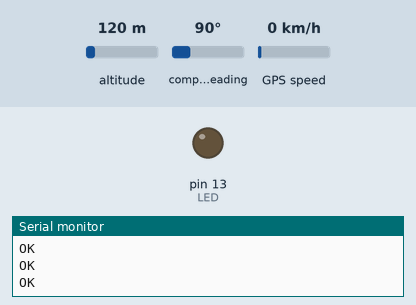
Simulated run of this sketch. Board: Arduino Uno, built with avr-gcc and run on an emulated ATmega328P. On the bench: output pins drawn as LEDs (lit = HIGH), the last lines printed to the serial monitor. The test bench sets the inputs (shaded band); at power-on: altitude 120 m, compass heading 90°, GPS speed 0 km/h. The GPS gets a fix after 3 s at 37.7749, -122.4194 with 8 satellites; the modem accepts every AT command (registered, SIM ready, sends succeed) and sends nothing else.

Above: at 18.1 s.
At 36.38 s:
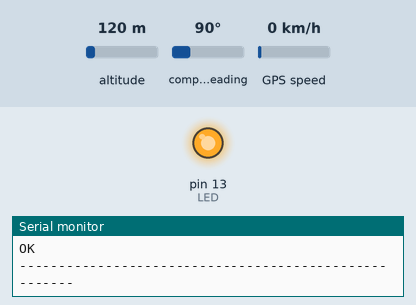
Timing chart, 0 to 43.4 s (numbered marks = the images above):
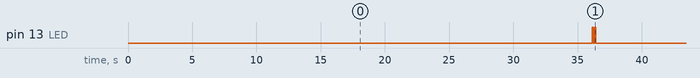

The sketch:

Test_Gps_with_Gprs.ino
```cpp
#include <stdlib.h>
#include <TinyGPS++.h>
#include <SoftwareSerial.h>

int LED = 13;
int GPS_TXPin = 3;
int GPS_RXPin = 4;
int GPRS_TXPin = 10;
int GPRS_RXPin = 11;

TinyGPSPlus gps;

SoftwareSerial Serial_GPS(GPS_TXPin, GPS_RXPin);
SoftwareSerial Serial_GPRS(GPRS_TXPin, GPRS_RXPin);

void setup() {
  pinMode(LED, OUTPUT);

  Serial.begin(9600);
  while (!Serial);

  Serial_GPS.begin(9600);
  Serial_GPRS.begin(4800);

  Serial.println("Modulo GPS GY-NEO6MV2");
  Serial.print("Biblioteca TinyGPS++ v. ");
  Serial.println(TinyGPSPlus::libraryVersion());
  Serial.println("Latitude e Longitude, Data, Hora");
  Serial.println("------------------------------------------");
}

void loop() {
  Serial_GPS.listen();
  while (Serial_GPS.available() > 0) {
    if (gps.encode(Serial_GPS.read())) {
      displayInfo();
    }
  }

  if (millis() > 5000 && gps.charsProcessed() < 10) {
    Serial.println("Erro com o componente GPS.");
    while (true);
  }
}

void displayInfo() {
  Serial.print("Date/Time: ");
  if (gps.date.isValid()) {
    Serial.print(gps.date.day());
    Serial.print("/");
    Serial.print(gps.date.month());
    Serial.print("/");
    Serial.print(gps.date.year());
  } else {
    Serial.print("ERRO");
  }

  Serial.print(" ");
  if (gps.time.isValid()) {
    if (gps.time.hour() < 10) Serial.print("0");
    Serial.print(gps.time.hour());
    Serial.print(":");
    if (gps.time.minute() < 10) Serial.print("0");
    Serial.print(gps.time.minute());
    Serial.print(":");
    if (gps.time.second() < 10) Serial.print("0");
    Serial.print(gps.time.second());
    Serial.print(".");
    if (gps.time.centisecond() < 10) Serial.print("0");
    Serial.print(gps.time.centisecond());
  } else {
    Serial.print("ERRO");
  }

  Serial.print("  Localizacao: ");
  if (gps.location.isValid()) {
    Serial.print(gps.location.lat(), 6);
    Serial.print(",");
    Serial.println(gps.location.lng(), 6);

    enviaLocalizacao(gps.location.lat(), gps.location.lng());
  } else {
    Serial.println("ERRO");
  }
}

String floatToString(float x, byte precision = 6) {
  char tmp[50];
  dtostrf(x, 0, precision, tmp);
  return String(tmp);
}

void enviaLocalizacao(float latitude, float longitude) {
  String txtLatitude = floatToString(latitude);
  String txtLongitude = floatToString(longitude);

  Serial.println("------------------------------------------------------");

  Serial_GPRS.listen();
  Serial.println("Enviando localizacao para o servidor");

  Serial_GPRS.println("AT");

  delay(100);
  ShowSerialData();

  Serial_GPRS.println("AT+SAPBR=3,1,\"Contype\",\"GPRS\"");
  delay(1000);
  ShowSerialData();

  Serial_GPRS.println("AT+SAPBR=3,1,\"APN\",\"timbrasil.br\"");
  delay(4000);
  ShowSerialData();

  Serial_GPRS.println("AT+SAPBR=3,1,\"USER\",\"tim\"");
  delay(4000);
  ShowSerialData();

  Serial_GPRS.println("AT+SAPBR=3,1,\"PWD\",\"tim\"");
  delay(4000);
  ShowSerialData();

  Serial_GPRS.println("AT+SAPBR=1,1");
  delay(2000);
  ShowSerialData();

  Serial_GPRS.println("AT+SAPBR=2,1");
  delay(2000);
  ShowSerialData();

  Serial_GPRS.println("AT+HTTPINIT");
  delay(2000);
  ShowSerialData();

  Serial_GPRS.println("AT+HTTPPARA=\"CID\",1");
  delay(2000);
  ShowSerialData();

  Serial_GPRS.print("AT+HTTPPARA=\"URL\",\"localhost/add.php?field1="+ txtLatitude +"&fiel2="+ txtLongitude +"\"");
  delay(1000);
  ShowSerialData();

  Serial_GPRS.println("AT+HTTPACTION=0");
  delay(10000);
  ShowSerialData();

  Serial_GPRS.println("AT+HTTPREAD");
  delay(100);
  ShowSerialData();

  Serial_GPRS.println("AT+HTTPTERM");
  delay(100);
  ShowSerialData();

  Serial.println("------------------------------------------------------");

  digitalWrite(LED, HIGH);
  delay(100);
  digitalWrite(LED, LOW);
  delay(100);
  digitalWrite(LED, HIGH);
  delay(100);
  digitalWrite(LED, LOW);
}

void ShowSerialData() {
  while (Serial_GPRS.available() != 0) {
    Serial.write(Serial_GPRS.read());
  }
}
```

Measured:
- by itself, pin 13 (LED): repeats every 33.4 s: LOW 0.10 s, HIGH 0.10 s, LOW 33.1 s, HIGH 0.10 s
- by itself, everything shown: repeats every 33.4 s, in 4 steps
